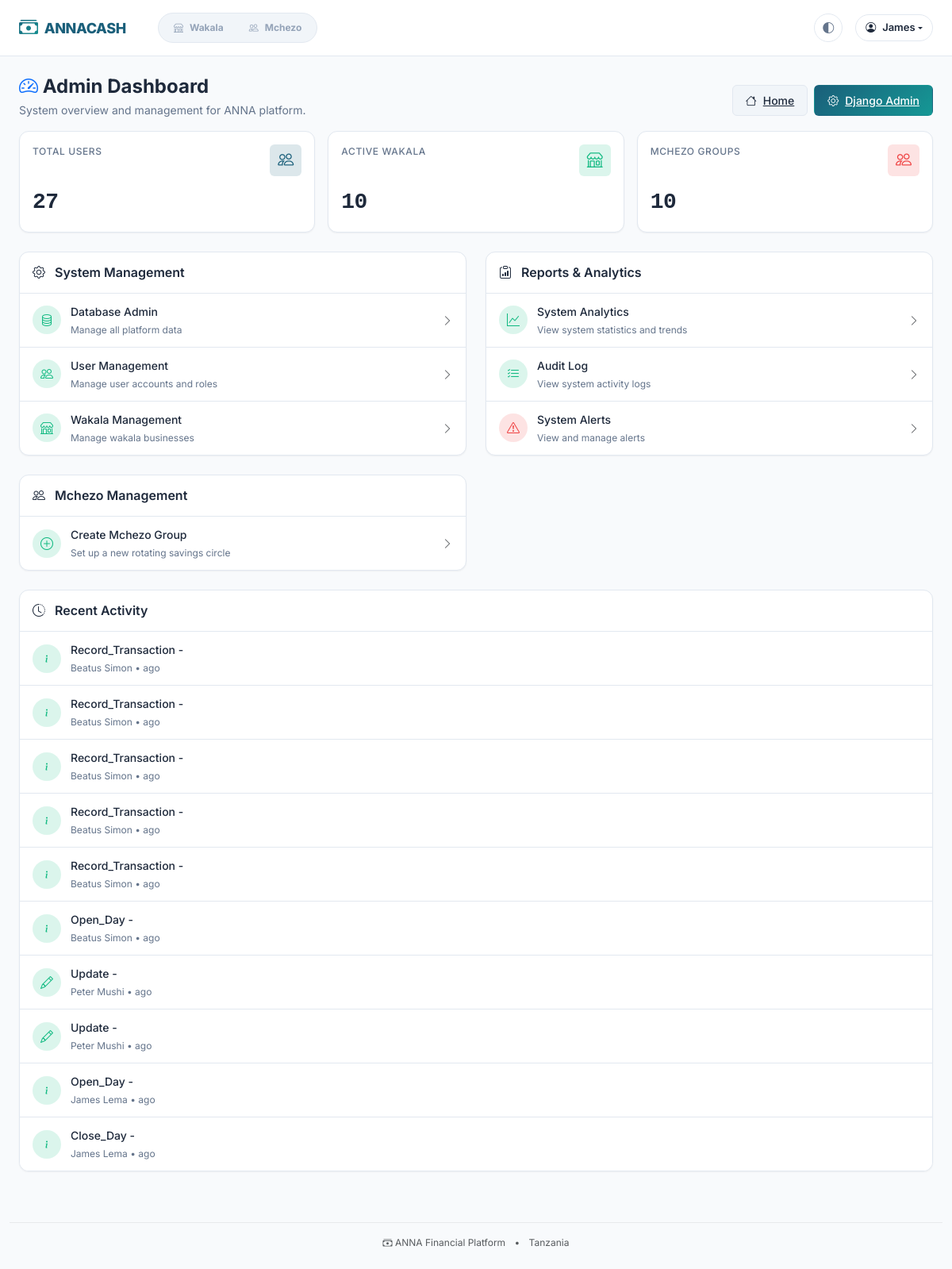
The page /superadmin/ (signed in) on the database as committed earlier.
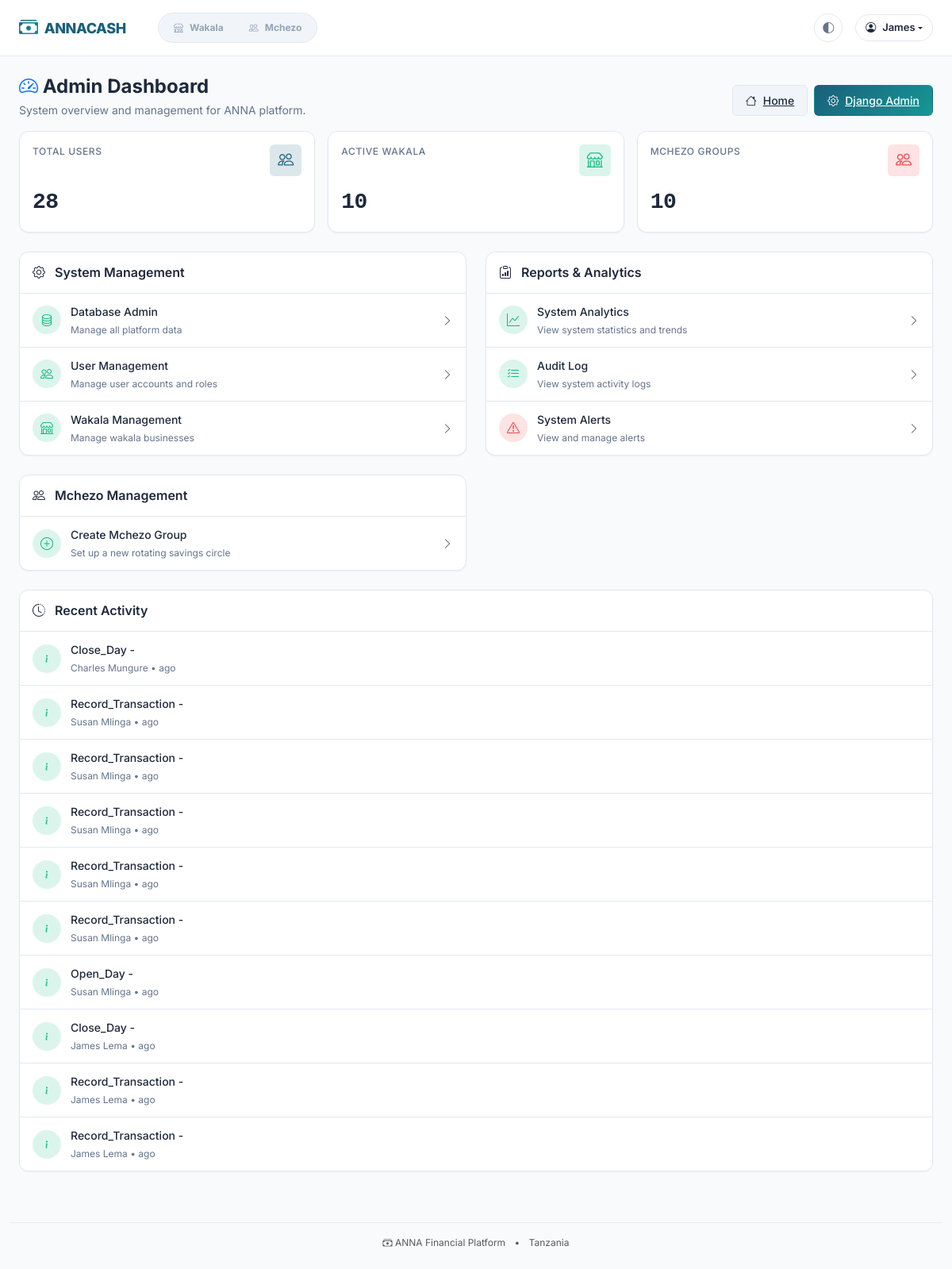
The same page on the database as committed later.
### core/models.py (models this page shows, shortened)
class AuditLog(models.Model):
    ACTION_CHOICES = [
        ("create", "Create"),
        ("update", "Update"),
        ("delete", "Delete"),
        ("view", "View"),
        ("login", "Login"),
        ("logout", "Logout"),
        ("open_day", "Open Financial Day"),
        ("close_day", "Close Financial Day"),
        ("record_transaction", "Record Transaction"),
        ("adjust_balance", "Balance Adjustment"),
        ("payout", "Payout"),
        ("contribution", "Contribution"),
        ("role_change", "Role Change"),
        ("export", "Export"),
        ("other", "Other"),
    ]
    timestamp = models.DateTimeField(auto_now_add=True)
    user = models.ForeignKey(
        settings.AUTH_USER_MODEL,
        on_delete=models.SET_NULL,
        null=True,
        related_name="audit_logs",
    )
    action = models.CharField(max_length=50, choices=ACTION_CHOICES)
    content_type = models.ForeignKey(
        ContentType, on_delete=models.SET_NULL, null=True, blank=True
    )
    object_id = models.CharField(max_length=255, blank=True, null=True)
    content_object = GenericForeignKey("content_type", "object_id")
    ip_address = models.GenericIPAddressField(blank=True, null=True)
    user_agent = models.TextField(blank=True)
    description = models.TextField()
    old_values = models.JSONField(default=dict, blank=True)
    new_values = models.JSONField(default=dict, blank=True)
    metadata = models.JSONField(default=dict, blank=True)
    class Meta:
        ordering = ["-timestamp"]
        indexes = [
            models.Index(fields=["user", "timestamp"]),
            models.Index(fields=["content_type", "object_id"]),
            models.Index(fields=["action", "timestamp"]),
        ]
        verbose_name = "Audit Log"
        verbose_name_plural = "Audit Logs"

### accounts/models.py (models this page shows, shortened)
class User(AbstractBaseUser, PermissionsMixin):
    email = models.EmailField(unique=True)
    phone_number = models.CharField(max_length=20, unique=True, blank=True, null=True)
    first_name = models.CharField(max_length=100)
    last_name = models.CharField(max_length=100)
    is_active = models.BooleanField(default=True)
    is_staff = models.BooleanField(default=False)
    is_superuser = models.BooleanField(default=False)
    date_joined = models.DateTimeField(default=timezone.now)
    last_login = models.DateTimeField(blank=True, null=True)
    profile_image = models.ImageField(upload_to="profiles/", blank=True, null=True)
    bio = models.TextField(blank=True)
    timezone = models.CharField(max_length=50, default="Africa/Nairobi")
    national_id = models.CharField(max_length=20, blank=True, null=True)
    region = models.CharField(max_length=100, blank=True)
    district = models.CharField(max_length=100, blank=True)
    objects = UserManager()
    USERNAME_FIELD = "email"
    REQUIRED_FIELDS = ["first_name", "last_name"]
    class Meta:
        verbose_name = "User"
        verbose_name_plural = "Users"
        ordering = ["-date_joined"]
    def get_full_name(self):
        return f"{self.first_name} {self.last_name}".strip()

### dashboard/views.py (the view)
# urls.py: path("superadmin/", views.AdminDashboardView.as_view(), name="admin"),
class AdminDashboardView(DashboardMixin, TemplateView):
    template_name = "dashboard/admin.html"
    def get_context_data(self, **kwargs):
        from django.db.models import Count
        from accounts.models import User
        from wakala.models import Wakala
        from mchezo.models import Group
        from core.models import AuditLog
        context = super().get_context_data(**kwargs)
        today = timezone.now().date()
        week_ago = today - timedelta(days=7)
        context.update(
            {
                "page_title": "Admin Dashboard - ANNA",
                "total_users": User.objects.filter(is_active=True).count(),
                "total_wakalas": Wakala.objects.filter(is_active=True).count(),
                "total_groups": Group.objects.filter(is_active=True).count(),
                "recent_audit_logs": AuditLog.objects.all()[:20],
                "today": today,
            }
        )
        return context

### core/context_processors.py (called while the page is built, shortened)
def navigation_context(request):
    from core.models import WakalaRole, MchezoRole
    wakala_roles = WakalaRole.objects.filter(
        user=request.user, is_active=True
    ).select_related("wakala")
    wakalas = [role.wakala for role in wakala_roles]
    mchezo_roles = MchezoRole.objects.filter(
        user=request.user, is_active=True
    ).select_related("group")
    mchezo_groups = [role.group for role in mchezo_roles]
    return {
        "wakalas": wakalas,
        "mchezo_groups": mchezo_groups,
        "has_wakala_access": len(wakalas) > 0,
        "has_mchezo_access": len(mchezo_groups) > 0,
    }

### core/models.py (called while the page is built)
    def get_queryset(self):
        return super().get_queryset().filter(is_deleted=False)

### templates/dashboard/admin.html (shortened to what the changed rows need)
{% extends 'base.html' %}
{% block content %}
<div class="row g-3 mb-4">
    <div class="col-md-4">
        <div class="anna-kpi-card">
            <div class="anna-kpi-card-header">
                <span class="anna-kpi-label">Total Users</span>
                <div class="anna-kpi-icon anna-kpi-icon-primary">
                </div>
            </div>
            <div class="anna-kpi-value">{{ total_users }}</div>
        </div>
    </div>
</div>
{% if recent_audit_logs %}
<div class="row mt-4">
    <div class="col-12">
        <div class="anna-card">
            <div class="anna-card-body p-0">
                <div class="list-group list-group-flush">
                    {% for log in recent_audit_logs|slice:":10" %}
                    <div class="anna-transaction-item">
                        <div class="anna-transaction-icon {% if log.action == 'create' %}anna-transaction-icon-deposit{% elif log.action == 'delete' %}anna-transaction-icon-withdrawal{% else %}anna-transaction-icon-deposit{% endif %}">
                            <i class="bi bi-{% if log.action == 'create' %}plus{% elif log.action == 'delete' %}trash{% elif log.action == 'update' %}pencil{% else %}info{% endif %}"></i>
                        </div>
                        <div class="anna-transaction-content">
                            <div class="anna-transaction-title">{{ log.action|title }} - {{ log.model }}</div>
                            <div class="anna-transaction-meta">{{ log.user.get_full_name|default:log.user }} • {{ log.created_at|timesince }} ago</div>
                        </div>
                    </div>
                    {% endfor %}
                </div>
            </div>
        </div>
    </div>
</div>
{% endif %}
{% endblock %}

Rows that differ between the two databases and show on the page:
no longer on this page (row unchanged): AuditLog: action "Record_Transaction", user.get_full_name "Beatus Simon"
no longer on this page (row unchanged): AuditLog: action "Record_Transaction", user.get_full_name "Beatus Simon"
no longer on this page (row unchanged): AuditLog: action "Record_Transaction", user.get_full_name "Beatus Simon"
no longer on this page (row unchanged): AuditLog: action "Record_Transaction", user.get_full_name "Beatus Simon"
no longer on this page (row unchanged): AuditLog: action "Record_Transaction", user.get_full_name "Beatus Simon"
no longer on this page (row unchanged): AuditLog: action "Open_Day", user.get_full_name "Beatus Simon"
no longer on this page (row unchanged): AuditLog: action "Update", user.get_full_name "Peter Mushi"
no longer on this page (row unchanged): AuditLog: action "Update", user.get_full_name "Peter Mushi"
no longer on this page (row unchanged): AuditLog: action "Open_Day", user.get_full_name "James Lema"
added AuditLog: action "Close_Day", user.get_full_name "Charles Mungure"
added AuditLog: action "Record_Transaction", user.get_full_name "Susan Mlinga"
added AuditLog: action "Record_Transaction", user.get_full_name "Susan Mlinga"
added AuditLog: action "Record_Transaction", user.get_full_name "Susan Mlinga"
added AuditLog: action "Record_Transaction", user.get_full_name "Susan Mlinga"
added AuditLog: action "Record_Transaction", user.get_full_name "Susan Mlinga"
added AuditLog: action "Open_Day", user.get_full_name "Susan Mlinga"
added AuditLog: action "Record_Transaction", user.get_full_name "James Lema"
added AuditLog: action "Record_Transaction", user.get_full_name "James Lema"
Other text that changed with them:
{{ total_users }}: "27" → "28"
